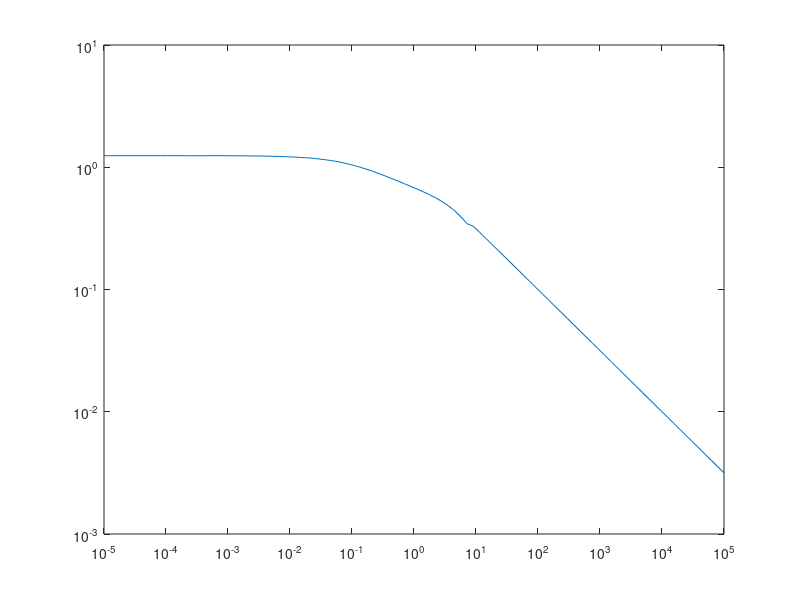
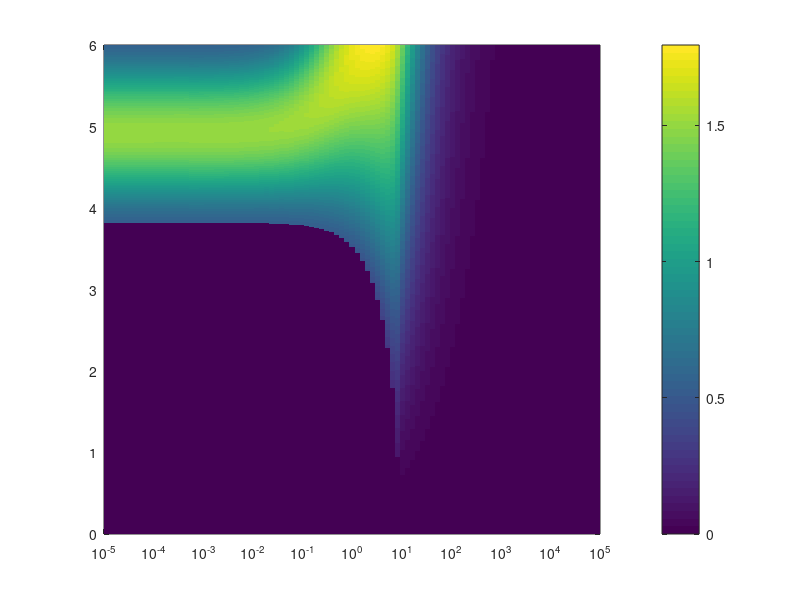
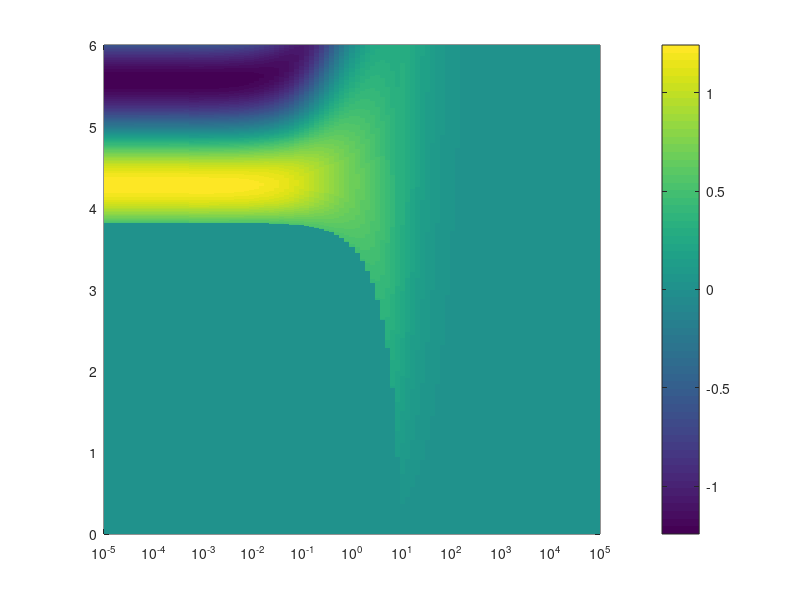
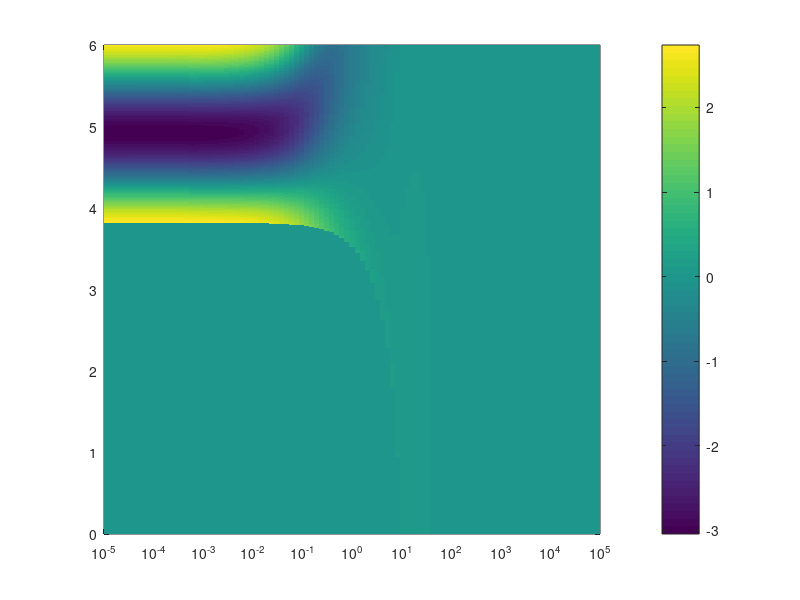

MATLAB code for these plots, in order:
clearvars;
close all;

plot_y = false;
plot_x = false;
plot_tl = false;
plot_vto = true;
plot_xr = true;
plot_vr = true;
plot_ar = true;

%% Load all parameters from a file
p = load('params');

%% y (horizontal) position of latch, wrt time
y = min(p.v0 * p.t + 0.5 * p.F_l / p.m_l * (p.t.^2), p.R - eps);
y_dot = p.v0 + p.F_l / p.m_l * p.t;
y_ddot = p.F_l / p.m_l;

if(plot_y)
    figure(1);
    hold on;
    plot(p.t, y);
    plot(p.t, y_dot);
    plot(p.t, y_ddot);
end

%% x position of projectile while in contact w/latch
x = p.R * (1 - sqrt(1 - (y / p.R).^2));

if(plot_x)
    figure(2);
    hold on;
    plot(p.t, x);
end

% v of projectile while in contact w/latch
v = y .* y_dot ./ (p.R * sqrt(1 - (y / p.R).^2));

if(plot_x)
    plot(p.t, v);
end

% a of projectile while in contact w/latch
a = 1 ./ (p.R * sqrt(1 - (y / p.R).^2)) .* (y_dot.^2 + y .* y_ddot + y.^2 .* y_dot.^2 ./ (p.R^2 - y.^2));

if(plot_x)
    plot(p.t, a);
end

%% calculates t_l, time of latch release
% do this for all masses (this is ok since previous expressions don't
% depend on mass)
[q, num_times] = size(p.t);
[q, num_mass] = size(p.m);
t_l_index = 1 * ones(1, num_mass);
min_val = inf * ones(1, num_mass);

% find the roots of the function that finds t_l
for m=1:num_mass
    for i=1:num_times
        cur_val = abs((p.m(m) + p.m_spr/3) .* a(i) + x(i) - 1);
        if(cur_val < min_val(m))
            t_l_index(m) = i;
            min_val(m) = cur_val;
        end
    end
end

% change those into times
% if a root wasn't found, it'll default to t_l = 0

t_l = p.t(t_l_index);

if(plot_tl)
    figure(3);
    plot(p.m, t_l);
    set(gca,'XScale', 'log');
end

%% calculate v_to: velocity when projectile loses contact with spring
x_l = v(t_l_index);
v_l = v(t_l_index);
v_to = sqrt(v_l.^2 + 1 ./ (p.m + p.m_spr / 3) .* (1 - x_l).^2);

if(plot_vto)
    figure(4);
    plot(p.m, v_to);
    set(gca,'XScale', 'log');
    set(gca,'YScale', 'log');
end

%% position after latch release
x_r = (ones(1, num_times))' * (1 * ones(1, num_mass));
v_r = x_r;
a_r = x_r;
for i=1:num_mass
    m = p.m(i);
    m_sqrt = sqrt(m + p.m_spr / 3);
    
    phi = atan(m_sqrt * v_l(i) / (1 - x_l(i))) - (t_l(i)) ./ m_sqrt;
    x_r(:, i) = 1 - v_to(i) * m_sqrt * cos(p.t / m_sqrt + phi);
    v_r(:, i) = v_to(i) * sin(p.t / m_sqrt + phi);
    a_r(:, i) = v_to(i) / m_sqrt * cos(p.t / m_sqrt + phi);
end

for m=1:num_mass
    for t=1:num_times
        if(p.t(t) < t_l(m))
            x_r(t, m) = 0;
            v_r(t, m) = 0;
            a_r(t, m) = 0;
        end
    end
end

if(plot_xr)
    figure(5);
    xr_plot = pcolor(p.m, p.t, x_r);
    set(gca,'XScale', 'log');
    set(xr_plot, 'EdgeColor', 'none');
    colorbar;
end

if(plot_vr)
    figure(6);
    vr_plot = pcolor(p.m, p.t, v_r);
    set(gca,'XScale', 'log');
    set(vr_plot, 'EdgeColor', 'none');
    colorbar;
end

if(plot_ar)
    figure(7);
    ar_plot = pcolor(p.m, p.t, a_r);
    set(gca,'XScale', 'log');
    set(ar_plot, 'EdgeColor', 'none');
    colorbar;
end
